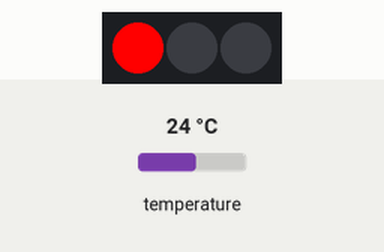
Simulated run of this program. Board: MicroPython board. Parts: 3 RGB LEDs in strip order, left to right. The test bench sets the inputs (shaded band); at power-on: temperature 24 °C.

Above: at 1.2 s.
1.3 s: temperature set to 28.4 °C
2.8 s: temperature set to 29.8 °C
At 3.7 s:
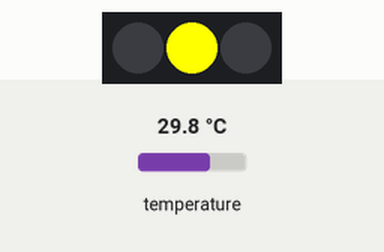
4.3 s: temperature set to 31.7 °C
At 5.0 s:
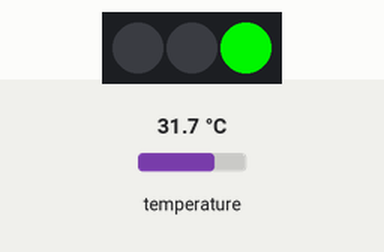
5.9 s: temperature set to 12 °C
At 6.4 s:
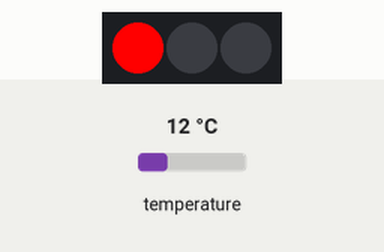
7.5 s: temperature set to 33 °C
At 9.0 s:
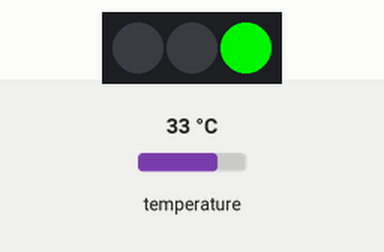
Timing chart, 0 to 10.1 s (numbered marks = the images above; inputs shaded):
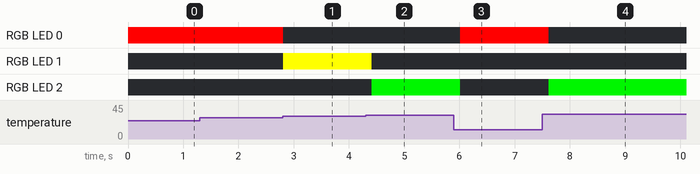

The program:

ex4.py
```python
from machine import I2C, Pin
import neopixel
import time

class MCP9808:
    # resolution levels
    RES_LEVEL1 = b'\x00' # +0.5C
    RES_LEVEL2 = b'\x01' # +0.25C
    RES_LEVEL3 = b'\x10' # +0.125C
    RES_LEVEL4 = b'\x11' # +0.0625C

    def __init__ (self, scl, sda):
        self._i2c = I2C(scl=scl, sda=sda)
        self._addr = 0x18
        self._temp_reg = 0x05
        self._res_reg = 0x08

    def _temp_to_c (self, raw_data):
        val = raw_data[0] << 8 | raw_data[1]
        temp = (val & 0xFFF) / 16
        if val & 0x1000:
            temp -= 256
        return temp

    def read_temperature (self):
        data = self._i2c.readfrom_mem(self._addr, self._temp_reg, 2)
        return self._temp_to_c(data)

    def set_resolution_level (self, level):
        self._i2c.writeto_mem(self._addr, self._res_reg, level)

# custom keys
GREEN = 0
YELLOW = 1
RED = 2
OFF = 3

# setup button and the LEDs
mcp = MCP9808(scl=Pin(22), sda=Pin(23))
mcp.set_resolution_level(MCP9808.RES_LEVEL4)
pixels = neopixel.NeoPixel(Pin(4), 3)
colors = {GREEN: (255,0,0), YELLOW: (255,255,0), RED: (0,225,0), OFF: (0,0,0)}

# initialize the LEDs
for p in pixels:
    p = colors[OFF]

while True:
    # read temperature
    temp = mcp.read_temperature()

    # decide on the temperature level
    if temp > 31:
        pixels[GREEN] = colors[OFF]
        pixels[YELLOW] = colors[OFF]
        pixels[RED] = colors[RED]
    elif temp > 29:
        pixels[GREEN] = colors[OFF]
        pixels[YELLOW] = colors[YELLOW]
        pixels[RED] = colors[OFF]
    else:
        pixels[GREEN] = colors[GREEN]
        pixels[YELLOW] = colors[OFF]
        pixels[RED] = colors[OFF]

    # write the configuration to the LEDs
    pixels.write()
    time.sleep(0.2)
```

Measured:
- the behaviour switches between 29 and 29.1 °C on temperature (found by bisection; images 0 and 1)
- the behaviour switches between 31 and 31.1 °C on temperature (found by bisection; images 1 and 2)
- after the input at 1.3 s, every drawn part: stays the same
- after the input at 2.8 s, RGB LED 0: RGB(255, 0, 0) → off at once; RGB LED 1: off → RGB(255, 255, 0) at once
- after the input at 4.3 s, RGB LED 1: RGB(255, 255, 0) → off after 0.11 s; RGB LED 2: off → RGB(0, 225, 0) after 0.11 s
- after the input at 5.9 s, RGB LED 0: off → RGB(255, 0, 0) after 0.12 s; RGB LED 2: RGB(0, 225, 0) → off after 0.12 s
- after the input at 7.5 s, RGB LED 0: RGB(255, 0, 0) → off after 0.12 s; RGB LED 2: off → RGB(0, 225, 0) after 0.12 s
